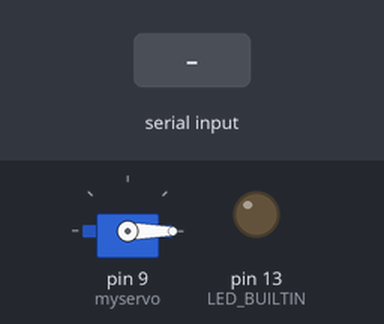
The sketch below on a simulated Arduino Uno, built with avr-gcc and run on an emulated ATmega328P. Parts: servo, output pins drawn as LEDs (lit = HIGH). The inputs (shaded band) are chosen by the test bench.

Above: at 1.2 s.
1.3 s: "X_error:\n" received over Serial
Timing chart, 0 to 4.3 s (numbered marks = the images above; inputs shaded):
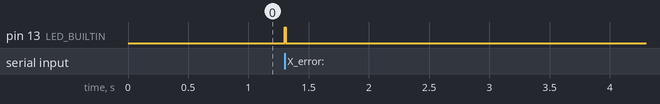

Measured:
- after the input at 1.3 s, pin 13 (LED_BUILTIN): LOW → HIGH at once, → LOW 0.01 s later

The sketch:

servo_control.ino
```cpp
#include <Servo.h>

int y_pos = 0;
int y_pos_min = 0;
int y_pos_max = 90;
int y_speed = 1;
Servo myservo;

int x_pos = 0;

int x_error, y_error;

void setup() {
  // put your setup code here, to run once:
  Serial.begin(9600);
  myservo.attach(9); // attaches the servo on pin 9
  pinMode(LED_BUILTIN, OUTPUT);
  digitalWrite(LED_BUILTIN, LOW);
  y_pos = 0;
  myservo.write(y_pos);
}

void loop() {
  // put your main code here, to run repeatedly:

  if (Serial.available() > 0) {
        digitalWrite(LED_BUILTIN, HIGH);
        String data = Serial.readStringUntil('\n');
        // Serial.println("Received: " + received);  // Print to Serial Monitor
        data.trim();
        // Find the positions of the delimiters
        int x_error_start = data.indexOf("X_error:") + 8; // Start of X_error value
        int comma_pos = data.indexOf(','); // Position of the comma
        int y_error_start = data.indexOf("Y_error:") + 8; // Start of Y_error value

        // Extract X_error and Y_error as substrings
        String x_error_str = data.substring(x_error_start, comma_pos);
        String y_error_str = data.substring(y_error_start);

        // Check if the datas are not blank
        if ((x_error_str.length() > 0) && (y_error_str.length() > 0)) {
          // Convert the strings to floats
          x_error = x_error_str.toInt();
          y_error = y_error_str.toInt();

          if ((y_error > 100) && (y_pos < y_pos_max)) {
              y_pos += y_speed;
              myservo.write(y_pos);
              delay(15);
          }
          else if ((y_error < -100) && (y_pos > y_pos_min)) {
              y_pos -= y_speed;
              myservo.write(y_pos);
              delay(15);
          }
        }
  }
  else {
    digitalWrite(LED_BUILTIN, LOW);
  }
}
```
